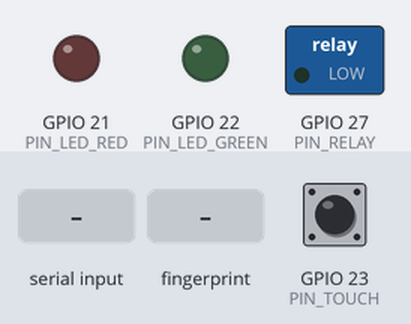
Bench run of a program on a simulated ESP32. Shown: switched loads named in the program (green lamp = pin HIGH), output pins drawn as LEDs (lit = HIGH). Dashed ring = blinking. The inputs (shaded band) are chosen by the test bench; at power-on: GPIO 23 (PIN_TOUCH) LOW. What the program prints to the serial monitor is not drawn.

Above: at 3.5 s.
3.6 s: GPIO 23 (PIN_TOUCH) pulled HIGH for 0.15 s
At 3.74 s:
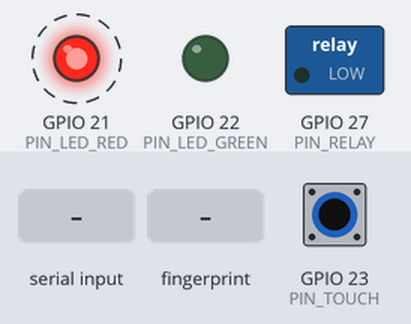
6.6 s: "E90\n" received over Serial
8.1 s: "90,45\n" received over Serial
At 8.2 s:
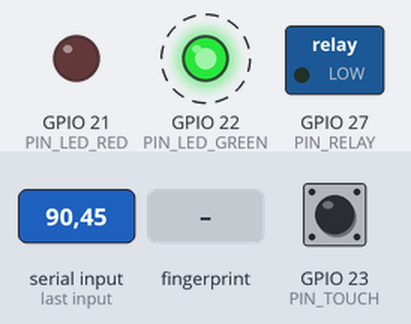
11.1 s: finger stored as number 1 placed on the sensor
Timing chart, 0 to 14.1 s (numbered marks = the images above; inputs shaded):
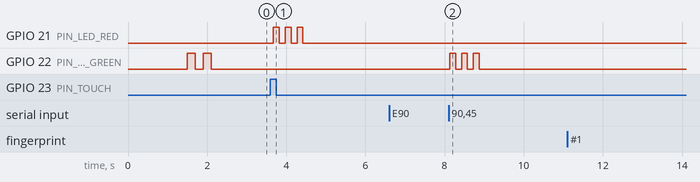

The program:

main.cpp
```cpp
#include <Arduino.h>
#include <Adafruit_Fingerprint.h>

// ── Pin definitions ──────────────────────────────
#define PIN_FP_RX     16
#define PIN_FP_TX     17
#define PIN_TOUCH     23
#define PIN_LED_GREEN 22
#define PIN_LED_RED   21
#define PIN_RELAY     27

// Most relay modules are ACTIVE LOW (pulls IN LOW to activate).
// If your relay activates when IN is HIGH, change to HIGH.
#define RELAY_ACTIVE   HIGH  // after testing, it turns out to be active high.
#define RELAY_INACTIVE LOW

// How long the door stays unlocked (ms)
#define UNLOCK_DURATION_MS 3000

HardwareSerial fpSerial(2);
Adafruit_Fingerprint finger(&fpSerial);

// ── LED helpers ───────────────────────────────────
void ledOff() {
  digitalWrite(PIN_LED_GREEN, LOW);
  digitalWrite(PIN_LED_RED, LOW);
}

void ledGreen(int ms = 1500) { ledOff(); digitalWrite(PIN_LED_GREEN, HIGH); delay(ms); ledOff(); }
void ledRed(int ms = 800)   { ledOff(); digitalWrite(PIN_LED_RED, HIGH);   delay(ms); ledOff(); }
void ledBlink(int pin, int times, int ms = 150) {
  for (int i = 0; i < times; i++) {
    digitalWrite(pin, HIGH); delay(ms);
    digitalWrite(pin, LOW);  delay(ms);
  }
}

// ── Solenoid lock ─────────────────────────────────
void unlock() {
  Serial.println("🔓 UNLOCKED");
  digitalWrite(PIN_RELAY, RELAY_ACTIVE);
  digitalWrite(PIN_LED_GREEN, HIGH);
  delay(UNLOCK_DURATION_MS);
  digitalWrite(PIN_RELAY, RELAY_INACTIVE);
  ledOff();
  Serial.println("🔒 Locked");
}

// ── Enroll ────────────────────────────────────────
bool enrollFingerprint(uint8_t id) {
  ledBlink(PIN_LED_GREEN, 3);
  Serial.printf("Enrolling ID #%d — place finger...\n", id);
  int result = -1;

  while (result != FINGERPRINT_OK) {
    result = finger.getImage();
    if (result == FINGERPRINT_NOFINGER) { delay(100); continue; }
    if (result != FINGERPRINT_OK) { Serial.println("Image error"); ledRed(); return false; }
  }
  if (finger.image2Tz(1) != FINGERPRINT_OK) { Serial.println("Conversion error"); ledRed(); return false; }

  Serial.println("✔ Remove finger..."); delay(2000);
  while (finger.getImage() != FINGERPRINT_NOFINGER) delay(200);

  Serial.println("Place same finger again...");
  result = -1;
  while (result != FINGERPRINT_OK) {
    result = finger.getImage();
    if (result == FINGERPRINT_NOFINGER) { delay(100); continue; }
    if (result != FINGERPRINT_OK) { Serial.println("Image error"); ledRed(); return false; }
  }
  if (finger.image2Tz(2) != FINGERPRINT_OK) { Serial.println("Conversion error"); ledRed(); return false; }
  if (finger.createModel() != FINGERPRINT_OK) {
    Serial.println("❌ Fingerprints didn't match!");
    ledBlink(PIN_LED_RED, 3); return false;
  }
  if (finger.storeModel(id) != FINGERPRINT_OK) { Serial.println("Store failed"); ledRed(); return false; }

  Serial.printf("✅ Enrolled ID #%d\n", id);
  ledBlink(PIN_LED_GREEN, 3);
  return true;
}

// ── Verify ────────────────────────────────────────
int verifyFingerprint() {
  if (finger.getImage()     != FINGERPRINT_OK) return -1;
  if (finger.image2Tz()     != FINGERPRINT_OK) return -1;
  if (finger.fingerSearch() != FINGERPRINT_OK) return -1;
  return finger.fingerID;
}

// ── Print stored IDs to Serial ────────────────────
void listStoredIDs() {
  Serial.println("Stored fingerprints:");
  for (uint8_t i = 1; i <= 127; i++) {
    if (finger.loadModel(i) == FINGERPRINT_OK) {
      Serial.printf("  ID #%d\n", i);
    }
  }
}

// ── Setup ─────────────────────────────────────────
void setup() {
  Serial.begin(115200);
  pinMode(PIN_TOUCH,     INPUT_PULLDOWN);
  pinMode(PIN_LED_GREEN, OUTPUT);
  pinMode(PIN_LED_RED,   OUTPUT);
  pinMode(PIN_RELAY,     OUTPUT);

  ledOff();
  digitalWrite(PIN_RELAY, RELAY_INACTIVE); // make sure locked on boot

  fpSerial.begin(57600, SERIAL_8N1, PIN_FP_RX, PIN_FP_TX);
  finger.begin(57600);
  delay(500);

  if (finger.verifyPassword()) {
    Serial.println("✅ Fingerprint sensor OK");
    Serial.printf("Capacity: %d prints\n", finger.capacity);
    ledBlink(PIN_LED_GREEN, 2, 200);
  } else {
    Serial.println("❌ Sensor not found — check wiring!");
    while (1) { ledBlink(PIN_LED_RED, 1, 300); delay(300); }
  }

  Serial.println("\nCommands (Serial Monitor 115200 baud):");
  Serial.println("  E  = enroll new fingerprint");
  Serial.println("  D  = delete a fingerprint ID");
  Serial.println("  L  = list enrolled IDs");
  Serial.println("  Place finger anytime to unlock\n");
}

// ── Loop ──────────────────────────────────────────
void loop() {
  // ── Serial commands ──
  if (Serial.available()) {
    char c = toupper(Serial.read());

    if (c == 'E') {
      // Flush \n left from pressing Enter
      while (Serial.available()) Serial.read();

      Serial.println("Enter ID (1-127):");

      while (!Serial.available()) delay(50);
      uint8_t id = (uint8_t)Serial.parseInt();

      // Flush again after reading
      while (Serial.available()) Serial.read();

      if (id >= 1 && id <= 127) enrollFingerprint(id);
      else Serial.println("Invalid ID — must be 1 to 127");
    }

    else if (c == 'D') {
      // Same fix for Delete
      while (Serial.available()) Serial.read();

      Serial.println("Enter ID to delete (1-127):");

      while (!Serial.available()) delay(50);
      uint8_t id = (uint8_t)Serial.parseInt();

      while (Serial.available()) Serial.read();

      if (finger.deleteModel(id) == FINGERPRINT_OK)
        Serial.printf("✅ Deleted ID #%d\n", id);
      else
        Serial.println("Delete failed");
    }

    else if (c == 'L') listStoredIDs();
  }

  // ── Finger detection via touch pin ──
  if (digitalRead(PIN_TOUCH) == HIGH) {
    Serial.println("Finger detected — scanning...");
    int id = verifyFingerprint();
    if (id >= 0) {
      Serial.printf("✅ ID #%d matched (confidence %d) → UNLOCKING\n", id, finger.confidence);
      unlock();
    } else {
      Serial.println("❌ Unknown fingerprint");
      ledBlink(PIN_LED_RED, 3);
    }
  }

  delay(100);
}
```

Measured:
- after the input at 3.6 s, GPIO 21 (PIN_LED_RED): alternates HIGH for 0.15 s and LOW for 0.15 s, 6 changes in all, then stays LOW, starting after 0.07 s
- after the input at 6.6 s, every drawn part: stays the same
- after the input at 8.1 s, GPIO 22 (PIN_LED_GREEN): alternates HIGH for 0.15 s and LOW for 0.15 s, 6 changes in all, then stays LOW, starting at once
- after the input at 11.1 s, every drawn part: stays the same
